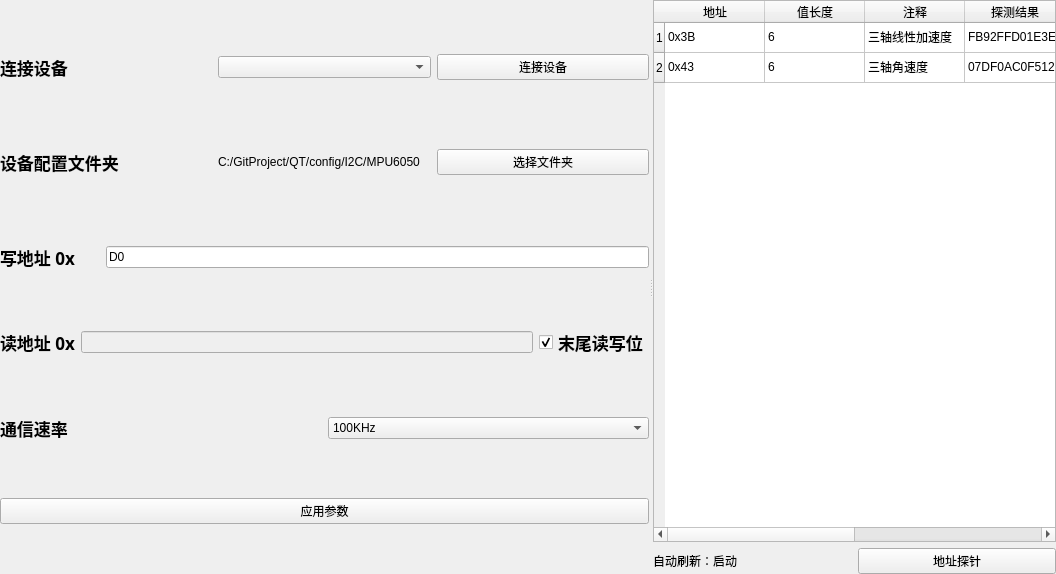
<?xml version="1.0" encoding="UTF-8"?>
<ui version="4.0">
 <class>IICDeviceEach</class>
 <widget class="RepeaterWidget" name="IICDeviceEach">
  <property name="geometry">
   <rect>
    <x>0</x>
    <y>0</y>
    <width>1056</width>
    <height>574</height>
   </rect>
  </property>
  <property name="windowTitle">
   <string>IICDeviceBasic</string>
  </property>
  <layout class="QHBoxLayout" name="horizontalLayout">
   <property name="spacing">
    <number>0</number>
   </property>
   <property name="leftMargin">
    <number>0</number>
   </property>
   <property name="topMargin">
    <number>0</number>
   </property>
   <property name="rightMargin">
    <number>0</number>
   </property>
   <property name="bottomMargin">
    <number>0</number>
   </property>
   <item>
    <widget class="QSplitter" name="LRSplitter">
     <property name="orientation">
      <enum>Qt::Horizontal</enum>
     </property>
     <widget class="QWidget" name="layoutWidget">
      <layout class="QVBoxLayout" name="verticalLayout">
       <property name="topMargin">
        <number>3</number>
       </property>
       <property name="bottomMargin">
        <number>6</number>
       </property>
       <item>
        <layout class="QHBoxLayout" name="horizontalLayout_8">
         <item>
          <widget class="FluLabel" name="label_5">
           <property name="minimumSize">
            <size>
             <width>100</width>
             <height>50</height>
            </size>
           </property>
           <property name="font">
            <font>
             <family>幼圆</family>
             <pointsize>13</pointsize>
             <bold>true</bold>
            </font>
           </property>
           <property name="text">
            <string>连接设备</string>
           </property>
          </widget>
         </item>
         <item>
          <widget class="FluComboBox" name="DeviceComboBox"/>
         </item>
         <item>
          <widget class="FluToggleButton" name="ConnectCH">
           <property name="text">
            <string>连接设备</string>
           </property>
          </widget>
         </item>
        </layout>
       </item>
       <item>
        <layout class="QHBoxLayout" name="horizontalLayout_6">
         <item>
          <widget class="FluLabel" name="label_4">
           <property name="minimumSize">
            <size>
             <width>100</width>
             <height>50</height>
            </size>
           </property>
           <property name="font">
            <font>
             <family>幼圆</family>
             <pointsize>13</pointsize>
             <bold>true</bold>
            </font>
           </property>
           <property name="text">
            <string>设备配置文件夹</string>
           </property>
          </widget>
         </item>
         <item>
          <widget class="QLabel" name="DeviceFile">
           <property name="text">
            <string>C:/GitProject/QT/config/I2C/MPU6050</string>
           </property>
          </widget>
         </item>
         <item>
          <widget class="FluPushButton" name="ChooseConfigFilePath">
           <property name="text">
            <string>选择文件夹</string>
           </property>
          </widget>
         </item>
        </layout>
       </item>
       <item>
        <layout class="QHBoxLayout" name="horizontalLayout_2">
         <item>
          <widget class="FluLabel" name="label">
           <property name="minimumSize">
            <size>
             <width>100</width>
             <height>50</height>
            </size>
           </property>
           <property name="font">
            <font>
             <family>幼圆</family>
             <pointsize>13</pointsize>
             <bold>true</bold>
            </font>
           </property>
           <property name="text">
            <string>写地址 0x</string>
           </property>
          </widget>
         </item>
         <item>
          <widget class="FluLineEdit" name="ADDR_W">
           <property name="text">
            <string>D0</string>
           </property>
          </widget>
         </item>
        </layout>
       </item>
       <item>
        <layout class="QHBoxLayout" name="horizontalLayout_4">
         <item>
          <widget class="FluLabel" name="label_3">
           <property name="font">
            <font>
             <family>幼圆</family>
             <pointsize>13</pointsize>
             <bold>true</bold>
            </font>
           </property>
           <property name="text">
            <string>读地址 0x</string>
           </property>
          </widget>
         </item>
         <item>
          <widget class="FluLineEdit" name="ADDR_R">
           <property name="enabled">
            <bool>false</bool>
           </property>
          </widget>
         </item>
         <item>
          <widget class="FluCheckBox" name="isRW1">
           <property name="font">
            <font>
             <family>幼圆</family>
             <pointsize>13</pointsize>
             <bold>true</bold>
            </font>
           </property>
           <property name="text">
            <string>末尾读写位</string>
           </property>
           <property name="checked">
            <bool>true</bool>
           </property>
          </widget>
         </item>
        </layout>
       </item>
       <item>
        <layout class="QHBoxLayout" name="horizontalLayout_3">
         <item>
          <widget class="FluLabel" name="label_2">
           <property name="minimumSize">
            <size>
             <width>100</width>
             <height>50</height>
            </size>
           </property>
           <property name="font">
            <font>
             <family>幼圆</family>
             <pointsize>13</pointsize>
             <bold>true</bold>
            </font>
           </property>
           <property name="text">
            <string>通信速率</string>
           </property>
          </widget>
         </item>
         <item>
          <widget class="FluComboBox" name="SpeedChooseCombo">
           <property name="currentIndex">
            <number>1</number>
           </property>
           <item>
            <property name="text">
             <string>20KHz</string>
            </property>
           </item>
           <item>
            <property name="text">
             <string>100KHz</string>
            </property>
           </item>
           <item>
            <property name="text">
             <string>400KHz</string>
            </property>
           </item>
           <item>
            <property name="text">
             <string>750KHz</string>
            </property>
           </item>
          </widget>
         </item>
        </layout>
       </item>
       <item>
        <layout class="QHBoxLayout" name="horizontalLayout_5">
         <item>
          <widget class="FluPushButton" name="applyI2C">
           <property name="text">
            <string>应用参数</string>
           </property>
          </widget>
         </item>
        </layout>
       </item>
      </layout>
     </widget>
     <widget class="QWidget" name="layoutWidget">
      <layout class="QVBoxLayout" name="verticalLayout_2">
       <item>
        <widget class="QTableWidget" name="tableWidget">
         <row>
          <property name="text">
           <string>1</string>
          </property>
         </row>
         <row>
          <property name="text">
           <string>2</string>
          </property>
         </row>
         <column>
          <property name="text">
           <string>地址</string>
          </property>
         </column>
         <column>
          <property name="text">
           <string>值长度</string>
          </property>
         </column>
         <column>
          <property name="text">
           <string>注释</string>
          </property>
         </column>
         <column>
          <property name="text">
           <string>探测结果</string>
          </property>
         </column>
         <column>
          <property name="text">
           <string>解算结果</string>
          </property>
         </column>
         <column>
          <property name="text">
           <string>操作</string>
          </property>
         </column>
         <item row="0" column="0">
          <property name="text">
           <string>0x3B</string>
          </property>
         </item>
         <item row="0" column="1">
          <property name="text">
           <string>6</string>
          </property>
         </item>
         <item row="0" column="2">
          <property name="text">
           <string>三轴线性加速度</string>
          </property>
         </item>
         <item row="0" column="3">
          <property name="text">
           <string>FB92FFD01E3E</string>
          </property>
         </item>
         <item row="1" column="0">
          <property name="text">
           <string>0x43</string>
          </property>
         </item>
         <item row="1" column="1">
          <property name="text">
           <string>6</string>
          </property>
         </item>
         <item row="1" column="2">
          <property name="text">
           <string>三轴角速度</string>
          </property>
         </item>
         <item row="1" column="3">
          <property name="text">
           <string>07DF0AC0F512</string>
          </property>
         </item>
        </widget>
       </item>
       <item>
        <layout class="QHBoxLayout" name="horizontalLayout_7">
         <item>
          <widget class="QLabel" name="AutoScanStaus">
           <property name="text">
            <string>自动刷新：启动</string>
           </property>
          </widget>
         </item>
         <item>
          <widget class="FluPushButton" name="ConfigAutoScan">
           <property name="text">
            <string>地址探针</string>
           </property>
          </widget>
         </item>
        </layout>
       </item>
      </layout>
     </widget>
    </widget>
   </item>
  </layout>
 </widget>
 <customwidgets>
  <customwidget>
   <class>RepeaterWidget</class>
   <extends>QWidget</extends>
   <header>repeaterwidget.h</header>
   <container>1</container>
  </customwidget>
  <customwidget>
   <class>FluPushButton</class>
   <extends>QPushButton</extends>
   <header location="global">FluPushButton.h</header>
  </customwidget>
  <customwidget>
   <class>FluLabel</class>
   <extends>QLabel</extends>
   <header location="global">FluLabel.h</header>
  </customwidget>
  <customwidget>
   <class>FluComboBox</class>
   <extends>QComboBox</extends>
   <header location="global">FluComboBox.h</header>
  </customwidget>
  <customwidget>
   <class>FluToggleButton</class>
   <extends>QPushButton</extends>
   <header location="global">FluToggleButton.h</header>
  </customwidget>
  <customwidget>
   <class>FluLineEdit</class>
   <extends>QLineEdit</extends>
   <header location="global">FluLineEdit.h</header>
  </customwidget>
  <customwidget>
   <class>FluCheckBox</class>
   <extends>QCheckBox</extends>
   <header location="global">FluCheckBox.h</header>
  </customwidget>
 </customwidgets>
 <resources/>
 <connections/>
</ui>
